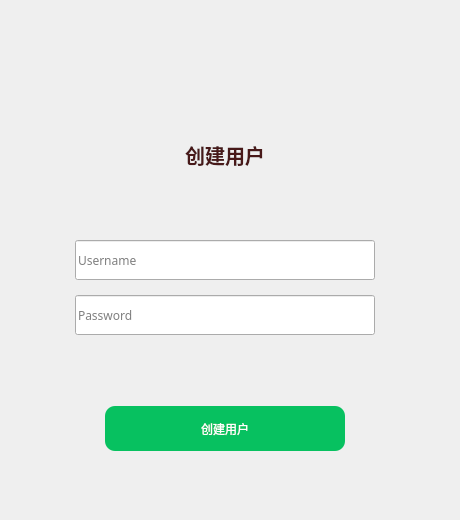
        <widget class="QWidget" name="signup">
         <widget class="QWidget" name="signupWidget" native="true">
          <property name="geometry">
           <rect>
            <x>0</x>
            <y>0</y>
            <width>451</width>
            <height>511</height>
           </rect>
          </property>
          <layout class="QGridLayout" name="gridLayout_5">
           <property name="leftMargin">
            <number>0</number>
           </property>
           <property name="topMargin">
            <number>0</number>
           </property>
           <property name="rightMargin">
            <number>0</number>
           </property>
           <property name="bottomMargin">
            <number>0</number>
           </property>
           <property name="spacing">
            <number>0</number>
           </property>
           <item row="0" column="0">
            <spacer name="horizontalSpacer_5">
             <property name="orientation">
              <enum>Qt::Horizontal</enum>
             </property>
             <property name="sizeHint" stdset="0">
              <size>
               <width>55</width>
               <height>20</height>
              </size>
             </property>
            </spacer>
           </item>
           <item row="0" column="1">
            <layout class="QVBoxLayout" name="signupLayout">
             <property name="spacing">
              <number>10</number>
             </property>
             <item>
              <spacer name="verticalSpacer_4">
               <property name="orientation">
                <enum>Qt::Vertical</enum>
               </property>
               <property name="sizeType">
                <enum>QSizePolicy::Fixed</enum>
               </property>
               <property name="sizeHint" stdset="0">
                <size>
                 <width>20</width>
                 <height>20</height>
                </size>
               </property>
              </spacer>
             </item>
             <item>
              <widget class="QWidget" name="signupTopWidget" native="true">
               <layout class="QGridLayout" name="gridLayout_3">
                <property name="leftMargin">
                 <number>0</number>
                </property>
                <property name="topMargin">
                 <number>0</number>
                </property>
                <property name="rightMargin">
                 <number>0</number>
                </property>
                <property name="bottomMargin">
                 <number>0</number>
                </property>
                <property name="spacing">
                 <number>0</number>
                </property>
                <item row="0" column="0">
                 <layout class="QVBoxLayout" name="signupTopLayout">
                  <property name="spacing">
                   <number>20</number>
                  </property>
                  <item>
                   <layout class="QHBoxLayout" name="signupTopPortraitLayout">
                    <item>
                     <spacer name="signupTopLayoutSpacerL">
                      <property name="orientation">
                       <enum>Qt::Horizontal</enum>
                      </property>
                      <property name="sizeType">
                       <enum>QSizePolicy::Expanding</enum>
                      </property>
                      <property name="sizeHint" stdset="0">
                       <size>
                        <width>40</width>
                        <height>20</height>
                       </size>
                      </property>
                     </spacer>
                    </item>
                    <item>
                     <widget class="QWidget" name="signupInfoWidget" native="true">
                      <property name="minimumSize">
                       <size>
                        <width>100</width>
                        <height>0</height>
                       </size>
                      </property>
                      <layout class="QGridLayout" name="infoWidgetGridLayout_2">
                       <property name="leftMargin">
                        <number>0</number>
                       </property>
                       <property name="topMargin">
                        <number>0</number>
                       </property>
                       <property name="rightMargin">
                        <number>0</number>
                       </property>
                       <property name="bottomMargin">
                        <number>0</number>
                       </property>
                       <property name="spacing">
                        <number>0</number>
                       </property>
                       <item row="0" column="0">
                        <layout class="QVBoxLayout" name="signupInfoLayout">
                         <property name="spacing">
                          <number>20</number>
                         </property>
                         <item>
                          <widget class="QLabel" name="signupPortrait">
                           <property name="sizePolicy">
                            <sizepolicy hsizetype="Preferred" vsizetype="Preferred">
                             <horstretch>0</horstretch>
                             <verstretch>0</verstretch>
                            </sizepolicy>
                           </property>
                           <property name="minimumSize">
                            <size>
                             <width>100</width>
                             <height>100</height>
                            </size>
                           </property>
                           <property name="maximumSize">
                            <size>
                             <width>100</width>
                             <height>100</height>
                            </size>
                           </property>
                           <property name="cursor">
                            <cursorShape>PointingHandCursor</cursorShape>
                           </property>
                           <property name="layoutDirection">
                            <enum>Qt::LeftToRight</enum>
                           </property>
                           <property name="styleSheet">
                            <string notr="true"/>
                           </property>
                           <property name="text">
                            <string/>
                           </property>
                           <property name="textFormat">
                            <enum>Qt::AutoText</enum>
                           </property>
                           <property name="pixmap">
                            <pixmap resource="../../qrc/custom/custom.qrc">:/custom/icons/portrait.png</pixmap>
                           </property>
                           <property name="scaledContents">
                            <bool>true</bool>
                           </property>
                           <property name="alignment">
                            <set>Qt::AlignCenter</set>
                           </property>
                           <property name="wordWrap">
                            <bool>false</bool>
                           </property>
                           <property name="margin">
                            <number>0</number>
                           </property>
                           <property name="indent">
                            <number>0</number>
                           </property>
                          </widget>
                         </item>
                        </layout>
                       </item>
                      </layout>
                     </widget>
                    </item>
                    <item>
                     <spacer name="signupTopLayoutSpacerR">
                      <property name="orientation">
                       <enum>Qt::Horizontal</enum>
                      </property>
                      <property name="sizeType">
                       <enum>QSizePolicy::Expanding</enum>
                      </property>
                      <property name="sizeHint" stdset="0">
                       <size>
                        <width>40</width>
                        <height>20</height>
                       </size>
                      </property>
                     </spacer>
                    </item>
                   </layout>
                  </item>
                  <item>
                   <layout class="QHBoxLayout" name="signupTopUsernameLayout">
                    <item>
                     <spacer name="horizontalSpacer_8">
                      <property name="orientation">
                       <enum>Qt::Horizontal</enum>
                      </property>
                      <property name="sizeHint" stdset="0">
                       <size>
                        <width>40</width>
                        <height>20</height>
                       </size>
                      </property>
                     </spacer>
                    </item>
                    <item>
                     <widget class="QLabel" name="signupUsernameLabel">
                      <property name="minimumSize">
                       <size>
                        <width>0</width>
                        <height>30</height>
                       </size>
                      </property>
                      <property name="maximumSize">
                       <size>
                        <width>16777215</width>
                        <height>30</height>
                       </size>
                      </property>
                      <property name="font">
                       <font>
                        <pointsize>15</pointsize>
                        <bold>true</bold>
                       </font>
                      </property>
                      <property name="styleSheet">
                       <string notr="true">color: rgb(72, 25, 25);</string>
                      </property>
                      <property name="text">
                       <string>创建用户</string>
                      </property>
                      <property name="textFormat">
                       <enum>Qt::AutoText</enum>
                      </property>
                      <property name="scaledContents">
                       <bool>true</bool>
                      </property>
                      <property name="alignment">
                       <set>Qt::AlignCenter</set>
                      </property>
                     </widget>
                    </item>
                    <item>
                     <spacer name="horizontalSpacer_9">
                      <property name="orientation">
                       <enum>Qt::Horizontal</enum>
                      </property>
                      <property name="sizeHint" stdset="0">
                       <size>
                        <width>40</width>
                        <height>20</height>
                       </size>
                      </property>
                     </spacer>
                    </item>
                   </layout>
                  </item>
                 </layout>
                </item>
               </layout>
              </widget>
             </item>
             <item>
              <spacer name="verticalSpacer_8">
               <property name="orientation">
                <enum>Qt::Vertical</enum>
               </property>
               <property name="sizeType">
                <enum>QSizePolicy::Fixed</enum>
               </property>
               <property name="sizeHint" stdset="0">
                <size>
                 <width>20</width>
                 <height>60</height>
                </size>
               </property>
              </spacer>
             </item>
             <item>
              <widget class="QWidget" name="signupCenterWidget" native="true">
               <property name="styleSheet">
                <string notr="true"/>
               </property>
               <layout class="QGridLayout" name="smallWidgetGridLayout_2">
                <property name="leftMargin">
                 <number>0</number>
                </property>
                <property name="topMargin">
                 <number>0</number>
                </property>
                <property name="rightMargin">
                 <number>0</number>
                </property>
                <property name="bottomMargin">
                 <number>0</number>
                </property>
                <property name="spacing">
                 <number>0</number>
                </property>
                <item row="0" column="0">
                 <layout class="QHBoxLayout" name="signupCenterLayout">
                  <property name="spacing">
                   <number>0</number>
                  </property>
                  <item>
                   <spacer name="signupCenterLayoutSpacerL">
                    <property name="orientation">
                     <enum>Qt::Horizontal</enum>
                    </property>
                    <property name="sizeType">
                     <enum>QSizePolicy::Fixed</enum>
                    </property>
                    <property name="sizeHint" stdset="0">
                     <size>
                      <width>50</width>
                      <height>20</height>
                     </size>
                    </property>
                   </spacer>
                  </item>
                  <item>
                   <layout class="QVBoxLayout" name="signupEditLayout">
                    <property name="spacing">
                     <number>15</number>
                    </property>
                    <item>
                     <widget class="QLineEdit" name="signupUsername">
                      <property name="minimumSize">
                       <size>
                        <width>300</width>
                        <height>40</height>
                       </size>
                      </property>
                      <property name="maximumSize">
                       <size>
                        <width>16777215</width>
                        <height>40</height>
                       </size>
                      </property>
                      <property name="font">
                       <font>
                        <family>黑体</family>
                        <pointsize>9</pointsize>
                       </font>
                      </property>
                      <property name="cursor">
                       <cursorShape>IBeamCursor</cursorShape>
                      </property>
                      <property name="toolTip">
                       <string>输入用户名</string>
                      </property>
                      <property name="styleSheet">
                       <string notr="true"/>
                      </property>
                      <property name="alignment">
                       <set>Qt::AlignLeading|Qt::AlignLeft|Qt::AlignVCenter</set>
                      </property>
                      <property name="placeholderText">
                       <string>Username</string>
                      </property>
                     </widget>
                    </item>
                    <item>
                     <widget class="QLineEdit" name="signupPassword">
                      <property name="minimumSize">
                       <size>
                        <width>0</width>
                        <height>40</height>
                       </size>
                      </property>
                      <property name="maximumSize">
                       <size>
                        <width>16777215</width>
                        <height>40</height>
                       </size>
                      </property>
                      <property name="font">
                       <font>
                        <family>黑体</family>
                        <pointsize>9</pointsize>
                       </font>
                      </property>
                      <property name="toolTip">
                       <string>输入密码</string>
                      </property>
                      <property name="styleSheet">
                       <string notr="true"/>
                      </property>
                      <property name="placeholderText">
                       <string>Password</string>
                      </property>
                     </widget>
                    </item>
                   </layout>
                  </item>
                  <item>
                   <spacer name="signupCenterLayoutSpacerR">
                    <property name="orientation">
                     <enum>Qt::Horizontal</enum>
                    </property>
                    <property name="sizeType">
                     <enum>QSizePolicy::Fixed</enum>
                    </property>
                    <property name="sizeHint" stdset="0">
                     <size>
                      <width>50</width>
                      <height>20</height>
                     </size>
                    </property>
                   </spacer>
                  </item>
                 </layout>
                </item>
               </layout>
              </widget>
             </item>
             <item>
              <widget class="QWidget" name="signupBottomWidget" native="true">
               <property name="styleSheet">
                <string notr="true"/>
               </property>
               <layout class="QGridLayout" name="bottomWidgetGridLayout_2">
                <property name="leftMargin">
                 <number>0</number>
                </property>
                <property name="topMargin">
                 <number>0</number>
                </property>
                <property name="rightMargin">
                 <number>0</number>
                </property>
                <property name="bottomMargin">
                 <number>0</number>
                </property>
                <property name="spacing">
                 <number>0</number>
                </property>
                <item row="0" column="0">
                 <layout class="QHBoxLayout" name="signupBottomLayout">
                  <property name="spacing">
                   <number>0</number>
                  </property>
                  <item>
                   <spacer name="signupBottomLayoutSpacerL">
                    <property name="orientation">
                     <enum>Qt::Horizontal</enum>
                    </property>
                    <property name="sizeHint" stdset="0">
                     <size>
                      <width>40</width>
                      <height>20</height>
                     </size>
                    </property>
                   </spacer>
                  </item>
                  <item>
                   <layout class="QVBoxLayout" name="signupConfirmLayout">
                    <property name="spacing">
                     <number>0</number>
                    </property>
                    <item>
                     <spacer name="signupConfirmLayoutSpacerT">
                      <property name="orientation">
                       <enum>Qt::Vertical</enum>
                      </property>
                      <property name="sizeHint" stdset="0">
                       <size>
                        <width>20</width>
                        <height>40</height>
                       </size>
                      </property>
                     </spacer>
                    </item>
                    <item>
                     <widget class="QPushButton" name="signupConfirm">
                      <property name="minimumSize">
                       <size>
                        <width>240</width>
                        <height>45</height>
                       </size>
                      </property>
                      <property name="cursor">
                       <cursorShape>PointingHandCursor</cursorShape>
                      </property>
                      <property name="toolTip">
                       <string>创建用户</string>
                      </property>
                      <property name="styleSheet">
                       <string notr="true">QPushButton{border-radius:10px;font:13pt &quot;Microsoft YaHei UI&quot; ;color:#ffffff;background:#07c160}
QPushButton:hover{background-color: rgb(56, 205, 127);}</string>
                      </property>
                      <property name="text">
                       <string>创建用户</string>
                      </property>
                     </widget>
                    </item>
                    <item>
                     <spacer name="signupConfirmLayoutSpacerB">
                      <property name="orientation">
                       <enum>Qt::Vertical</enum>
                      </property>
                      <property name="sizeHint" stdset="0">
                       <size>
                        <width>20</width>
                        <height>40</height>
                       </size>
                      </property>
                     </spacer>
                    </item>
                   </layout>
                  </item>
                  <item>
                   <spacer name="signupBottomLayoutSpacerR">
                    <property name="orientation">
                     <enum>Qt::Horizontal</enum>
                    </property>
                    <property name="sizeHint" stdset="0">
                     <size>
                      <width>40</width>
                      <height>20</height>
                     </size>
                    </property>
                   </spacer>
                  </item>
                 </layout>
                </item>
               </layout>
              </widget>
             </item>
            </layout>
           </item>
           <item row="0" column="2">
            <spacer name="horizontalSpacer_6">
             <property name="orientation">
              <enum>Qt::Horizontal</enum>
             </property>
             <property name="sizeHint" stdset="0">
              <size>
               <width>55</width>
               <height>20</height>
              </size>
             </property>
            </spacer>
           </item>
          </layout>
         </widget>
        </widget>
